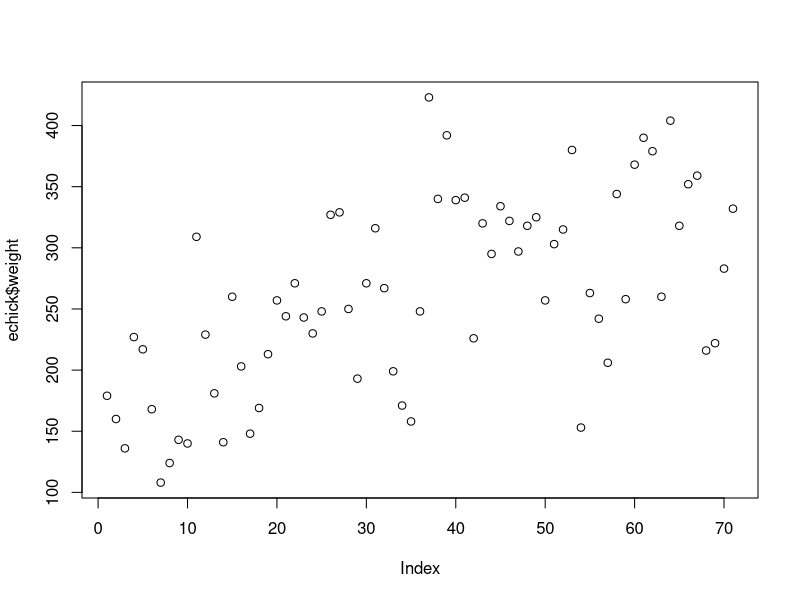
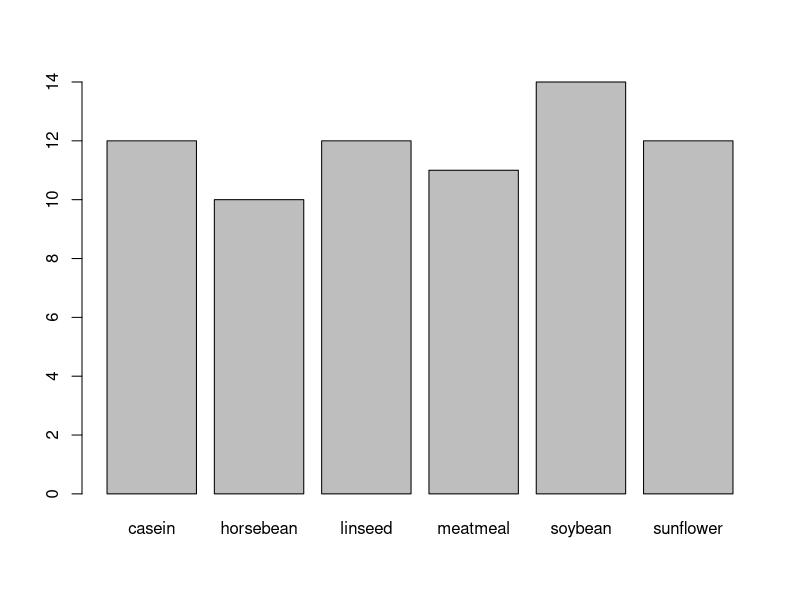
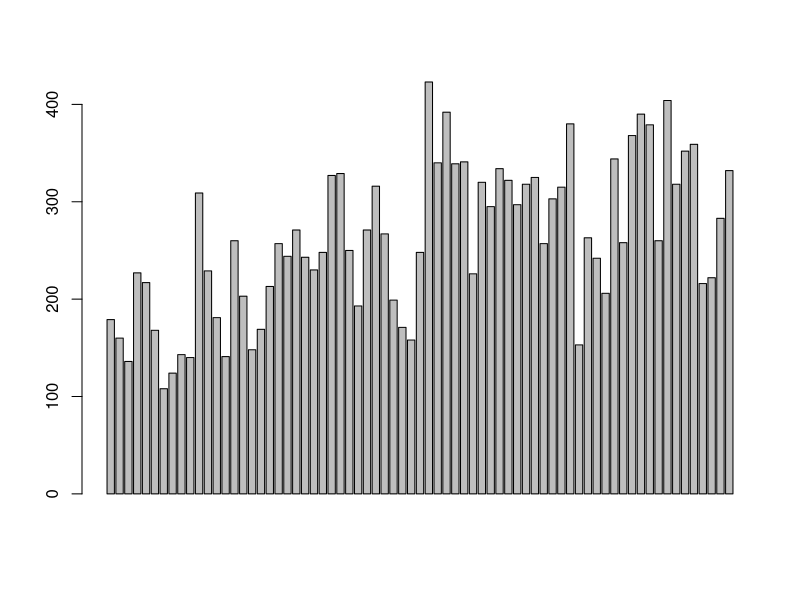

Source code (R) for these figures, in order: (Note: this script raises an error after producing the figures.)
echick<-datasets::chickwts
head(echick,10)
tail(echick,10)
summary(echick$weight)
summary(echick$feed)
plot(echick$weight)
plot(echick$feed)
barplot(echick$weight)
barplot(echick$feed)
boxplot(echick$weight)
boxplot(echick$feed)
plot(echick$weight,type = 'l')
hist(echick$weight)
hist(echick$feed)
plot(echick$weight,xlab = 'd')
var(echick$weight)
var(echick$feed)
sd(echick$weight)
skewness(echick$weight)
kurtosis(echick$weight)
